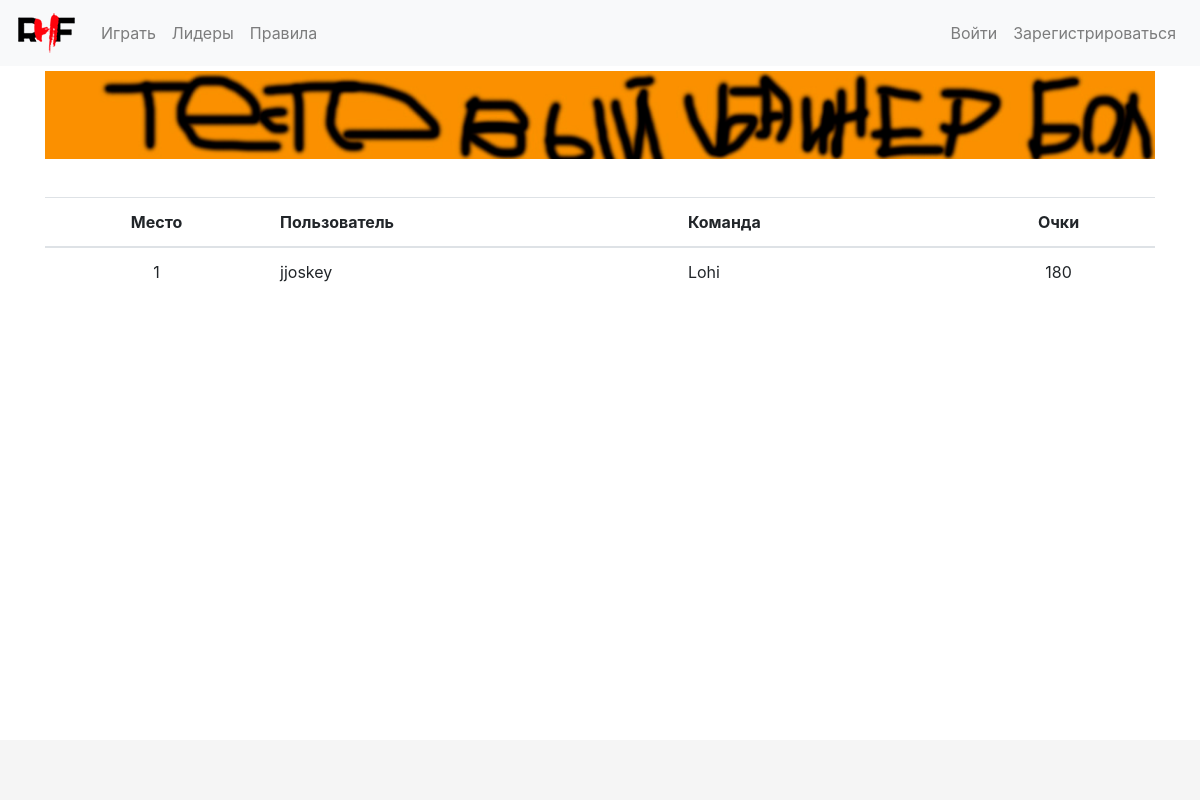
Before: /leaders/ with the older database file.
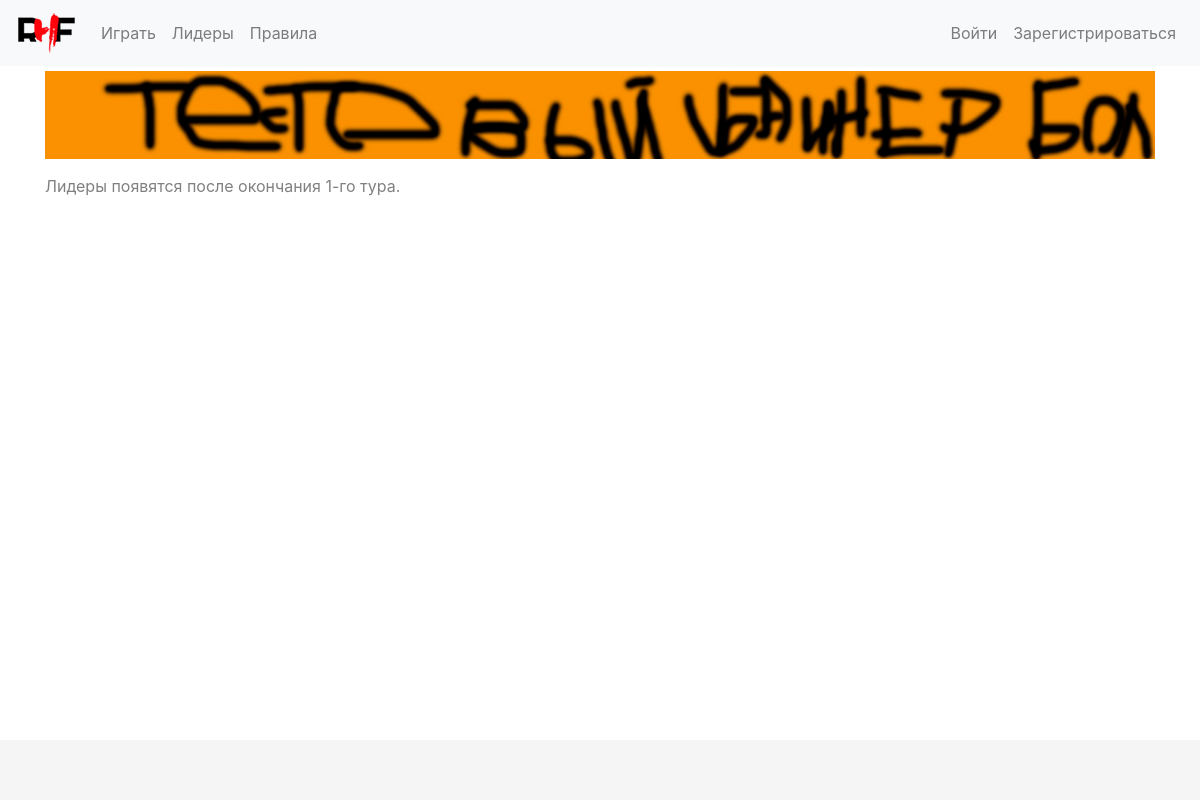
After: the same page with the newer database file.
### accounts/models.py (models this page shows, shortened)
class Profile(models.Model):
    user_id = models.OneToOneField(User, on_delete=models.CASCADE, primary_key=True)
    team_name = models.CharField(max_length=30, null=True, blank=True, unique=True)
    budget = models.FloatField(default=DEFAULT_BUDGET)
    changes_count = models.PositiveIntegerField(default=0)
    refresh_changes = models.BooleanField(editable=False, default=False)
    points = models.PositiveIntegerField(default=0, blank=False, null=False)

### fantasy_hockey/views.py (the view)
# urls.py: url(r'^leaders/$', views.render_leaders, name="leaders"),
def render_leaders(request):
    users = Profile.objects.filter(points__gt=0).order_by('-points')
    position = False
    points = False
    if request.user.is_authenticated(): # and current_profile in users:
        current_profile = Profile.objects.get(user_id=request.user)
        if current_profile in users:
            position = list(users).index(current_profile) + 1
            points = current_profile.points
    if len(users) > 100:
        users = users[:100]
    utc_now = datetime.datetime.now(datetime.timezone.utc)
    try:
        banners = AdBanners.objects.get(start_time__lte=utc_now, end_time__gte=utc_now)
    except:
        banners = False
    return render(request, 'leaders.html', context={'users': users, 'position': position, 'points': points, 'banners': banners})

### templates/leaders.html (shortened to what this page needs)
{% extends "base.html" %}
{% block content %}
{% load staticfiles%}
<div class="container">
    {% if banners %}
        <div class="large_image">
            <div class="banner-div">
                {% if banners.link %}
                    <a href="{{ banners.link }}" target="_blank"><img class="banner" src="{{ banners.large_image.url }}" alt="small_banner"></a>
                {% else %}
                    <img class="banner" src="{{ banners.large_image.url }}" alt="large_banner">
                {% endif %}
            </div>
        </div>
    {% endif %}
    {% if not users %}
        <p class="not-users-in-leaders">Лидеры появятся после окончания 1-го тура.</p>
    {% else %}
    <table class="table table-leaders">
        <thead>
            <tr>
                <th scope="col" class="cell_centerize">Место</th>
                <th scope="col">Пользователь</th>
                <th scope="col">Команда</th>
                <th scope="col" class="cell_centerize">Очки</th>
            </tr>
        </thead>
        <tbody class="tbody-leaders">
            {% for user in users %}
                    <tr class="user_row" data-user-id="{{ user.pk }}">
                        <td class="cell_centerize">{{ forloop.counter }}</td>
                        <td>{{ user.user_id.username }}</td>
                        <td>{{ user.team_name }}</td>
                        <td class="cell_centerize">{{ user.points }}</td>
                    </tr>
            {% endfor %}
        </tbody>
    </table>
{% endif %}
</div>
{% endblock %}

Changed rows visible on the page:
no longer on this page (row edited): Profile: user_id.username "jjoskey", team_name "Lohi", points "180"
Other visible differences:
text no longer shown: "Место Пользователь Команда Очки"
text now shown: "Лидеры появятся после окончания 1-го тура."
